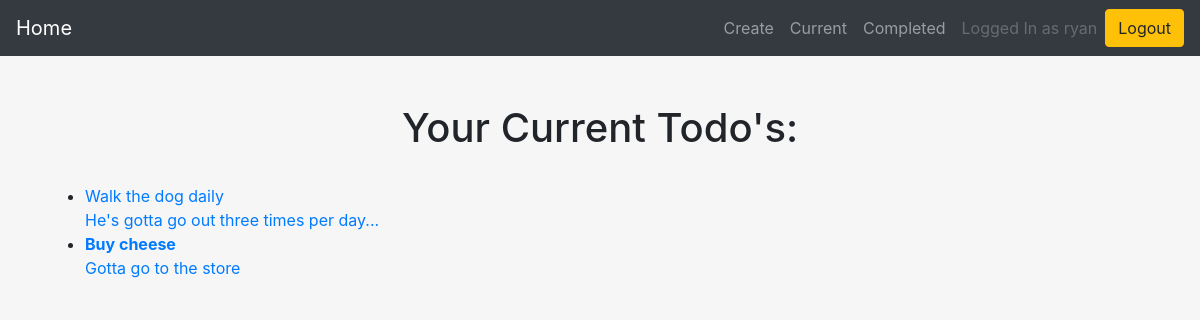
Page /current/ (signed in) on the earlier database version.
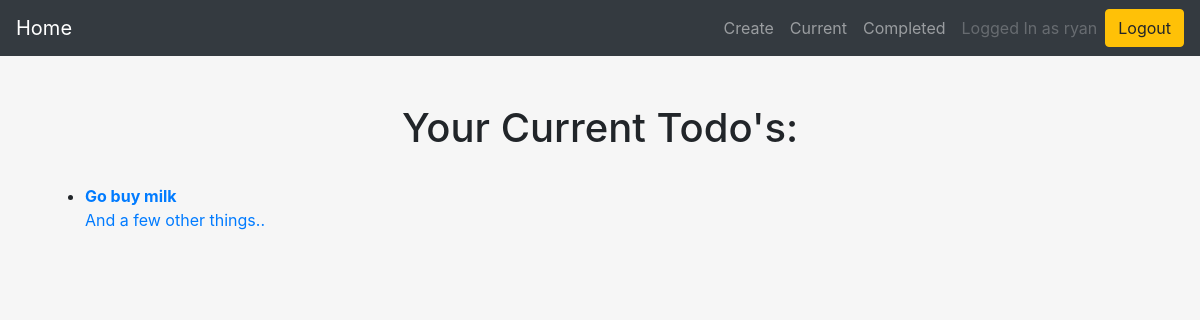
Same page on the later database version.
### todo/models.py (models this page shows, shortened)
class Todo(models.Model):
    title = models.CharField(max_length=100)
    created = models.DateTimeField(auto_now_add=True)
    memo = models.TextField(blank=True)
    datecompleted = models.DateTimeField(null=True, blank=True)
    important = models.BooleanField(default=False)
    user = models.ForeignKey(User, on_delete=models.CASCADE)

### todo/views.py (the view)
# urls.py: path('current/', views.currenttodos, name='currenttodos'),
@login_required
def currenttodos(request):
    todos = Todo.objects.filter(user=request.user, datecompleted__isnull=True)
    return render(request, 'todo/currenttodos.html', {'todos':todos})

### todo/templates/todo/currenttodos.html
{% extends 'todo/base.html' %}
{% block content %}
<h1>Your Current Todo's:</h1>
<br />
<ul class="todolist">
  {% for todo in todos %}
  <li>
    <a href="{% url 'viewtodo' todo.id %}">
    {% if todo.important %}<b>{% endif %}
      {{ todo.title }}
    {% if todo.important %}</b>{% endif %}
    {% if todo.memo %}
      <br />
      {{ todo.memo }}
    {% endif %}
    </a>
  </li>
  {% endfor %}
</ul>
{% endblock %}

Differences in the rows shown:
no longer on this page (row edited): Todo: title "Walk the dog daily", memo "He's gotta go out three times per day..."
removed Todo: title "Buy cheese", memo "Gotta go to the store"
added Todo: title "Go buy milk", memo "And a few other things.."
